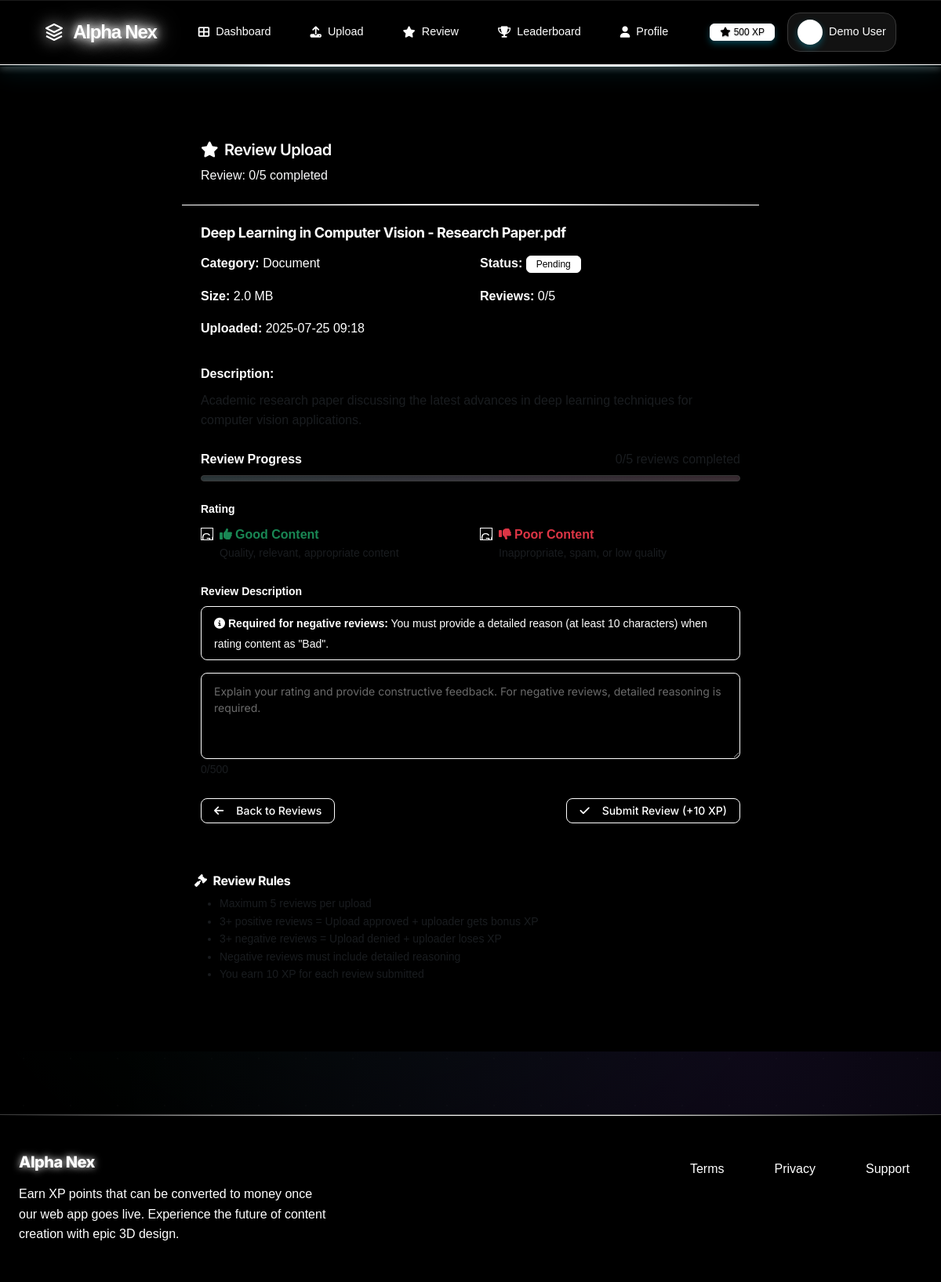
The page /review/2 on the database its author committed.
### models.py (models this page shows, shortened)
class User(UserMixin, db.Model):
    id = db.Column(db.Integer, primary_key=True)
    name = db.Column(db.String(100), nullable=False)
    email = db.Column(db.String(120), unique=True, nullable=False)
    password_hash = db.Column(db.String(256), nullable=False)
    is_verified = db.Column(db.Boolean, default=False)
    xp_points = db.Column(db.Integer, default=0)
    uploader_strikes = db.Column(db.Integer, default=0)
    reviewer_strikes = db.Column(db.Integer, default=0)
    is_banned = db.Column(db.Boolean, default=False)
    created_at = db.Column(db.DateTime, default=datetime.utcnow)
    kyc_verified = db.Column(db.Boolean, default=False)
    document_path = db.Column(db.String(255))
    selfie_path = db.Column(db.String(255))
    daily_upload_bytes = db.Column(db.Integer, default=0)
    daily_upload_reset = db.Column(db.DateTime, default=datetime.utcnow)
    current_badge = db.Column(db.String(50), default='New User')
    weekly_xp = db.Column(db.Integer, default=0)
    monthly_xp = db.Column(db.Integer, default=0)
    accuracy_percentage = db.Column(db.Float, default=0.0)
    referral_code = db.Column(db.String(20), unique=True)
    referred_by = db.Column(db.String(20))
    seasonal_badges = db.Column(db.Text)  # JSON string for badge collection
    uploads = db.relationship('Upload', backref='user', lazy=True)
    reviews = db.relationship('Review', backref='reviewer', lazy=True)
    strikes = db.relationship('Strike', backref='user', lazy=True)
    withdrawals = db.relationship('WithdrawalRequest', backref='user', lazy=True)
    contest_entries = db.relationship('ContestEntry', backref='user', lazy=True)

class Upload(db.Model):
    id = db.Column(db.Integer, primary_key=True)
    user_id = db.Column(db.Integer, db.ForeignKey('user.id'), nullable=False)
    filename = db.Column(db.String(255), nullable=False)
    original_filename = db.Column(db.String(255), nullable=False)
    file_path = db.Column(db.String(500), nullable=False)
    file_size = db.Column(db.Integer, nullable=False)
    description = db.Column(db.Text, nullable=False)
    category = db.Column(db.String(50), nullable=False)
    status = db.Column(db.String(20), default='pending')  # pending, approved, rejected
    ai_consent = db.Column(db.Boolean, default=False)
    uploaded_at = db.Column(db.DateTime, default=datetime.utcnow)
    deletion_deadline = db.Column(db.DateTime)
    duplicate_score = db.Column(db.Float, default=0.0)
    spam_score = db.Column(db.Float, default=0.0)
    reviews = db.relationship('Review', backref='upload', lazy=True, cascade='all, delete-orphan')

### routes.py (the view, shortened to what this page needs)
@app.route('/review/<int:upload_id>', methods=['GET', 'POST'])
def review_upload(upload_id):
    demo_user = User.query.filter_by(email='demo@alphanex.com').first()
    if not demo_user:
        return redirect(url_for('dashboard'))
    if demo_user.is_banned:
        flash('Your account is banned and cannot review content.', 'error')
        return redirect(url_for('dashboard'))
    upload = Upload.query.get_or_404(upload_id)
    if upload.user_id == demo_user.id:
        flash('You cannot review your own uploads.', 'error')
        return redirect(url_for('review_content'))
    existing_review = Review.query.filter_by(upload_id=upload_id, reviewer_id=demo_user.id).first()
    if existing_review:
        flash('You have already reviewed this upload.', 'error')
        return redirect(url_for('review_content'))
    review_count = Review.query.filter_by(upload_id=upload_id).count()
    if review_count >= 5:
        flash('This upload has reached the maximum number of reviews (5).', 'error')
        return redirect(url_for('review_content'))
    form = ReviewForm()
    existing_reviews = Review.query.filter_by(upload_id=upload_id).all()
    return render_template('reviewer/review_upload.html', upload=upload, form=form,
                         existing_reviews=existing_reviews, review_count=len(existing_reviews), demo_user=demo_user)

### templates/reviewer/review_upload.html (shortened to what this page needs)
{% extends "base.html" %}
{% block content %}
<div class="container my-5">
    <div class="row justify-content-center">
        <div class="col-lg-8">
            <div class="card border-0 shadow">
                <div class="card-header bg-dark text-white">
                    <h4 class="mb-0">
                        <i class="fas fa-star me-2"></i>Review Upload
                    </h4>
                    <p class="mb-0 mt-2 text-light">Review: {{ review_count }}/5 completed</p>
                </div>
                <div class="card-body p-4">
                    <div class="mb-4">
                        <h5 class="fw-bold">{{ upload.original_filename }}</h5>
                        <div class="row">
                            <div class="col-md-6">
                                <p><strong>Category:</strong> {{ upload.category.title() }}</p>
                                <p><strong>Size:</strong> {{ "%.1f"|format(upload.file_size / 1024 / 1024) }} MB</p>
                                <p><strong>Uploaded:</strong> {{ upload.uploaded_at.strftime('%Y-%m-%d %H:%M') }}</p>
                            </div>
                            <div class="col-md-6">
                                <p><strong>Status:</strong>
                                    <span class="badge bg-{% if upload.status == 'approved' %}success{% elif upload.status == 'rejected' %}danger{% else %}warning{% endif %}">
                                        {{ upload.status.title() }}
                                    </span>
                                </p>
                                <p><strong>Reviews:</strong> {{ review_count }}/5</p>
                            </div>
                        </div>
                        <div class="mt-3">
                            <strong>Description:</strong>
                            <p class="text-muted mt-2">{{ upload.description }}</p>
                        </div>
                    </div>
                    <div class="mb-4">
                        <div class="d-flex justify-content-between align-items-center mb-2">
                            <span class="fw-bold">Review Progress</span>
                            <span class="text-muted">{{ review_count }}/5 reviews completed</span>
                        </div>
                        <div class="progress mb-2" style="height: 8px;">
                        </div>
                    </div>
                    <form method="POST">
                        <div class="mb-4">
                            {{ form.rating.label(class="form-label fw-bold") }}
                            <div class="row">
                                <div class="col-md-6">
                                    <div class="form-check">
                                        {{ form.rating(value="good", class="form-check-input") }}
                                        <label class="form-check-label text-success fw-bold" for="{{ form.rating.id }}-0">
                                            <i class="fas fa-thumbs-up me-1"></i>Good Content
                                        </label>
                                        <small class="text-muted d-block">Quality, relevant, appropriate content</small>
                                    </div>
                                </div>
                                <div class="col-md-6">
                                    <div class="form-check">
                                        {{ form.rating(value="bad", class="form-check-input") }}
                                        <label class="form-check-label text-danger fw-bold" for="{{ form.rating.id }}-1">
                                            <i class="fas fa-thumbs-down me-1"></i>Poor Content
                                        </label>
                                        <small class="text-muted d-block">Inappropriate, spam, or low quality</small>
                                    </div>
                                </div>
                            </div>
                        </div>
                        <div class="mb-4">
                            {{ form.description.label(class="form-label fw-bold") }}
                            <div class="alert alert-info py-2">
                                <small><i class="fas fa-info-circle me-1"></i><strong>Required for negative reviews:</strong> You must provide a detailed reason (at least 10 characters) when rating content as "Bad".</small>
                            </div>
                            {{ form.description(class="form-control", rows="4", placeholder="Explain your rating and provide constructive feedback. For negative reviews, detailed reasoning is required.") }}
                        </div>
                        <div class="d-flex justify-content-between">
                            <a href="{{ url_for('review_content') }}" class="btn btn-outline-secondary">
                                <i class="fas fa-arrow-left me-2"></i>Back to Reviews
                            </a>
                            <button type="submit" class="btn btn-dark">
                                <i class="fas fa-check me-2"></i>Submit Review (+10 XP)
                            </button>
                        </div>
                    </form>
                </div>
            </div>
            <div class="card border-0 shadow-sm mt-4">
                <div class="card-body p-3">
                    <h6 class="fw-bold mb-2"><i class="fas fa-gavel me-2"></i>Review Rules</h6>
                    <ul class="mb-0 small text-muted">
                        <li>Maximum 5 reviews per upload</li>
                        <li>3+ positive reviews = Upload approved + uploader gets bonus XP</li>
                        <li>3+ negative reviews = Upload denied + uploader loses XP</li>
                        <li>Negative reviews must include detailed reasoning</li>
                        <li>You earn 10 XP for each review submitted</li>
                    </ul>
                </div>
            </div>
        </div>
    </div>
</div>
{% endblock %}

### templates/base.html (shortened to what this page needs)
<!DOCTYPE html>
<html lang="en">
<head>
    <link href="https://cdnjs.cloudflare.com/ajax/libs/font-awesome/6.4.0/css/all.min.css" rel="stylesheet">
    <link href="https://cdn.jsdelivr.net/npm/bootstrap@5.3.0/dist/css/bootstrap.min.css" rel="stylesheet">
    <link href="{{ url_for('static', filename='css/style.css') }}" rel="stylesheet">
    <link href="{{ url_for('static', filename='css/epic-3d-effects.css') }}" rel="stylesheet">
    <link href="{{ url_for('static', filename='css/minimal-black-white.css') }}" rel="stylesheet">
</head>
<body class="cyber-grid">
    <nav class="navbar">
        <div class="container-premium">
            <div class="flex-between" style="width: 100%;">
                <a href="{{ url_for('index') }}" class="navbar-brand">
                    Alpha Nex
                </a>
                <div class="navbar-nav navbar-nav-horizontal">
                    <a href="{{ url_for('dashboard') }}" class="nav-link">
                        <i class="fas fa-th-large"></i>Dashboard
                    </a>
                    <a href="{{ url_for('upload_file') }}" class="nav-link">
                        <i class="fas fa-upload"></i>Upload
                    </a>
                    <a href="{{ url_for('review_content') }}" class="nav-link">
                        <i class="fas fa-star"></i>Review
                    </a>
                    <a href="{{ url_for('leaderboard') }}" class="nav-link">
                        <i class="fas fa-trophy"></i>Leaderboard
                    </a>
                    <a href="{{ url_for('profile') }}" class="nav-link">
                        <i class="fas fa-user"></i>Profile
                    </a>
                    <div class="navbar-user-section">
                        <span class="badge badge-primary glitch-effect">
                            <i class="fas fa-star"></i>
                            {{ demo_user.xp_points if demo_user else 500 }} XP
                        </span>
                        <div class="user-profile-display">
                            <div class="user-avatar">
                                <i class="fas fa-user"></i>
                            </div>
                            <span class="user-name holographic">{{ demo_user.name if demo_user else 'Demo User' }}</span>
                        </div>
                    </div>
                </div>
            </div>
        </div>
    </nav>
    <main class="container-fluid py-4 hologram-scanner">
        <div class="container-epic">
            {% block content %}{% endblock %}
        </div>
    </main>
    <footer style="
        background: linear-gradient(135deg, var(--dark-900) 0%, var(--black) 100%);
        border-top: 1px solid var(--border);
        margin-top: 5rem;
        padding: 3rem 0;
        position: relative;
        overflow: hidden;
    ">
        <div style="
            position: absolute;
            top: 0;
            left: 0;
            right: 0;
            height: 1px;
            background: linear-gradient(90deg, transparent, var(--neon-blue), var(--neon-purple), transparent);
        "></div>
        <div class="container-premium">
            <div style="display: flex; justify-content: space-between; align-items: start; flex-wrap: wrap; gap: 2rem;">
                <div>
                    <h6 style="
                        font-weight: var(--weight-extrabold);
                        color: var(--white);
                        font-size: 1.25rem;
                        margin-bottom: 1rem;
                        text-shadow: 0 0 10px var(--neon-blue);
                    " class="holographic">Alpha Nex</h6>
                    <p style="
                        color: var(--text-secondary);
                        margin: 0;
                        max-width: 400px;
                        line-height: 1.6;
                    ">Earn XP points that can be converted to money once our web app goes live. Experience the future of content creation with epic 3D design.</p>
                </div>
                <div style="display: flex; gap: 2rem; align-items: center;">
                    <a href="#" style="
                        color: var(--text-secondary);
                        text-decoration: none;
                        font-weight: var(--weight-medium);
                        padding: 0.5rem 1rem;
                        border-radius: var(--radius);
                        transition: all 0.3s ease;
                        position: relative;
                        transform-style: preserve-3d;
                    " onmouseover="this.style.color='var(--white)'; this.style.transform='translateY(-2px)'; this.style.textShadow='0 0 10px var(--neon-blue)'" onmouseout="this.style.color='var(--text-secondary)'; this.style.transform='translateY(0)'; this.style.textShadow='none'">Terms</a>
                    <a href="#" style="
                        color: var(--text-secondary);
                        text-decoration: none;
                        font-weight: var(--weight-medium);
                        padding: 0.5rem 1rem;
                        border-radius: var(--radius);
                        transition: all 0.3s ease;
                        position: relative;
                        transform-style: preserve-3d;
                    " onmouseover="this.style.color='var(--white)'; this.style.transform='translateY(-2px)'; this.style.textShadow='0 0 10px var(--neon-purple)'" onmouseout="this.style.color='var(--text-secondary)'; this.style.transform='translateY(0)'; this.style.textShadow='none'">Privacy</a>
                    <a href="#" style="
                        color: var(--text-secondary);
                        text-decoration: none;
                        font-weight: var(--weight-medium);
                        padding: 0.5rem 1rem;
                        border-radius: var(--radius);
                        transition: all 0.3s ease;
                        position: relative;
                        transform-style: preserve-3d;
                    " onmouseover="this.style.color='var(--white)'; this.style.transform='translateY(-2px)'; this.style.textShadow='0 0 10px var(--neon-green)'" onmouseout="this.style.color='var(--text-secondary)'; this.style.transform='translateY(0)'; this.style.textShadow='none'">Support</a>
                </div>
            </div>
        </div>
    </footer>
</body>
</html>

### rows shown on the page
User: xp_points "500", name "Demo User"
Upload: original_filename "Deep Learning in Computer Vision - Research Paper.pdf", category "Document", upload.file_size/1024/1024 "2.0", uploaded_at "2025-07-25 09:18", status "Pending", description "Academic research paper discussing the latest advances in deep learning techniques for computer vision applications."

### other values the page prints
{{ review_count }} "0"
